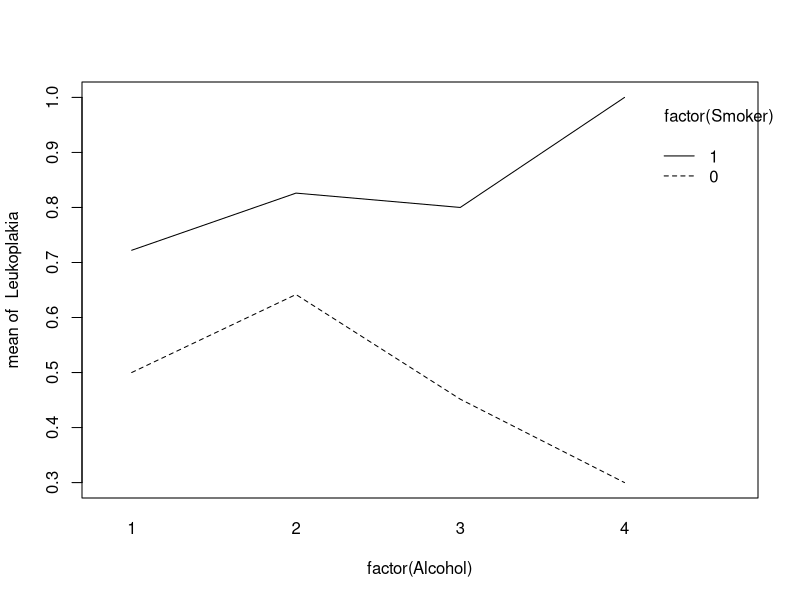
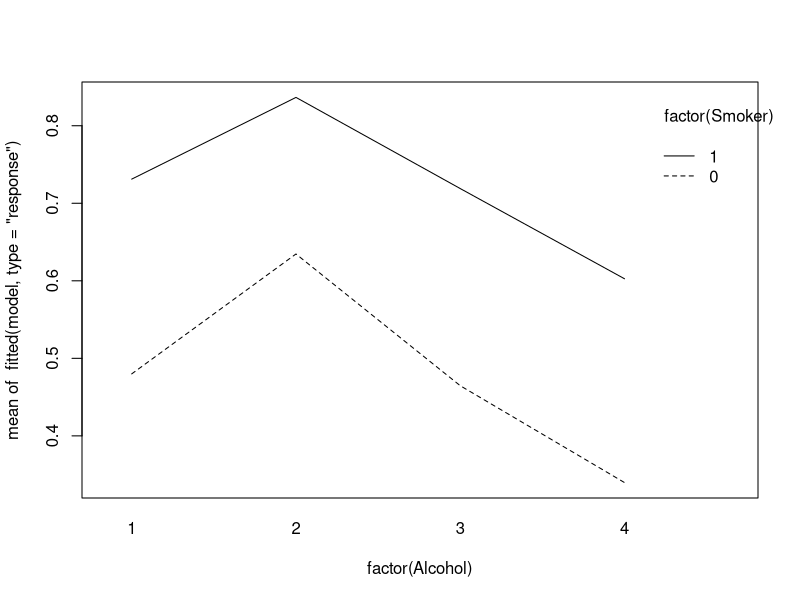
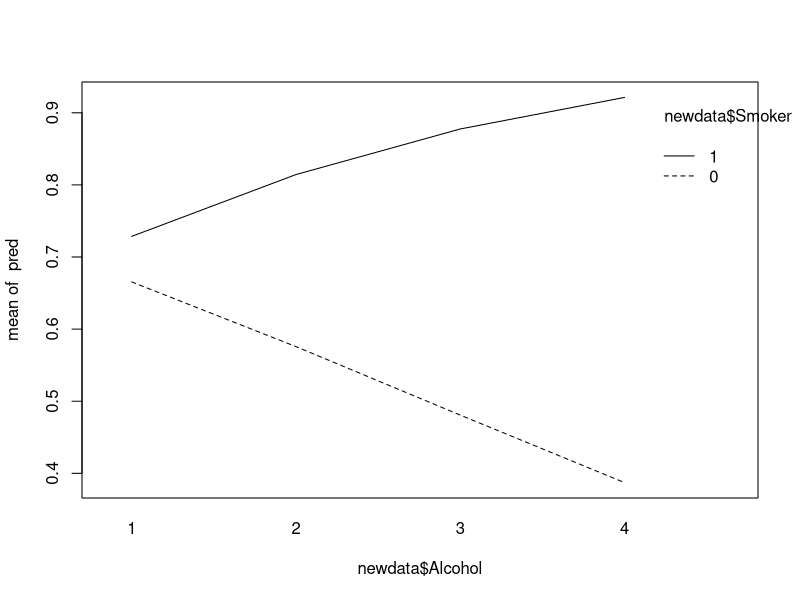
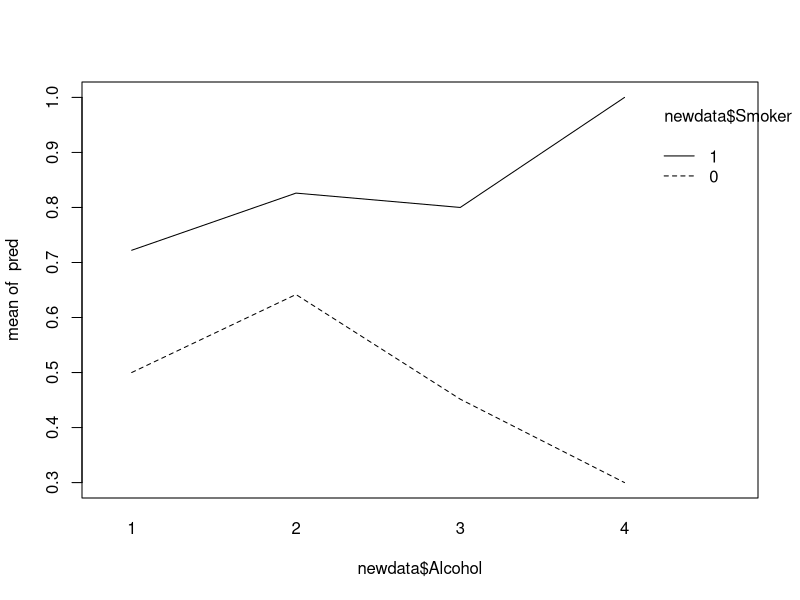
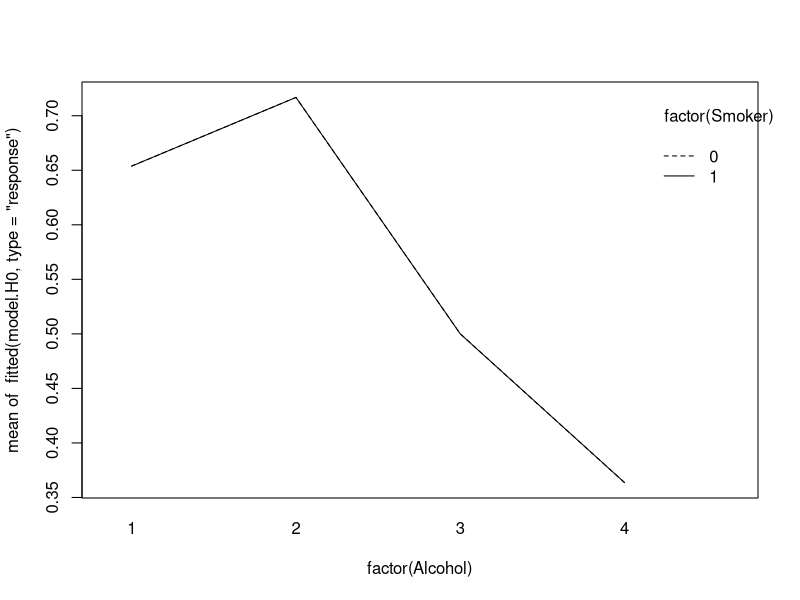
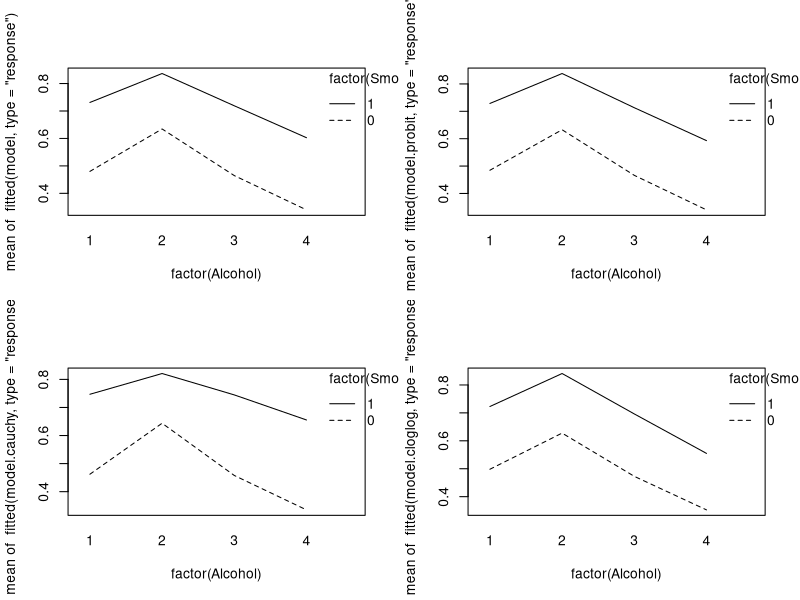
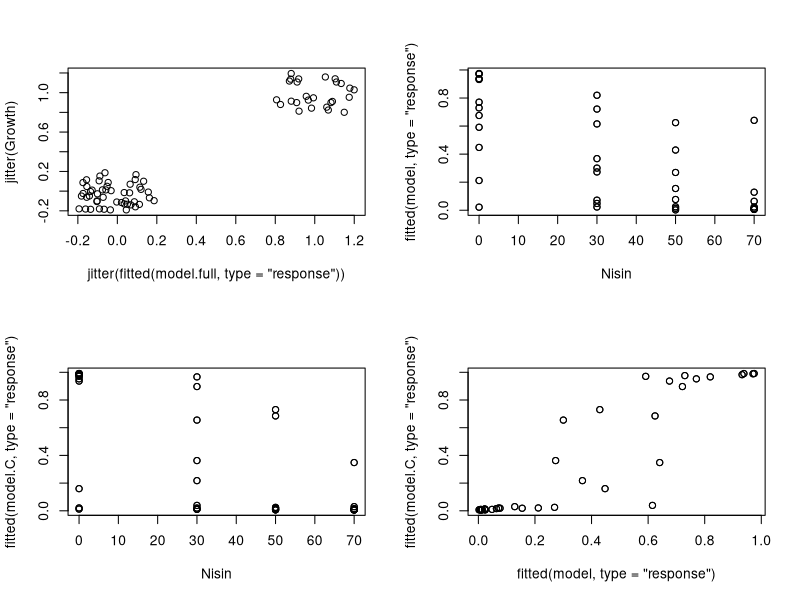
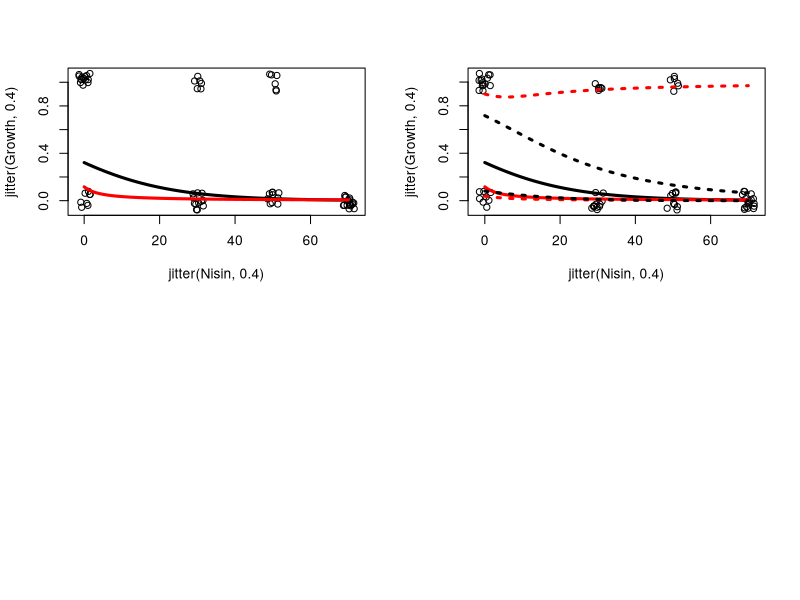

R code for these plots, in order:
### Statistical Modeling 1 
### Problem set 4
############################
### Question 1


data<-read.table("leukoplakia.txt", sep="\t", dec=".", header=TRUE)
attach(data)

## a)

interaction.plot(factor(Alcohol), factor(Smoker), Leukoplakia)
table(Alcohol, Smoker)

model<-glm(Leukoplakia~factor(Alcohol)+factor(Smoker), family=binomial(link="logit"), data=data)
summary(model)

interaction.plot(factor(Alcohol), factor(Smoker), fitted(model,type="response"))
data.frame(data, fitted(model,type="response"))
newdata<-data.frame(Alcohol=3, Smoker=1)
predict(model, newdata=newdata, type="response")

##  Some further considerations

model.ancova<-glm(Leukoplakia~Alcohol*factor(Smoker), family=binomial(link="logit"), data=data)
summary(model.ancova)
newdata<-expand.grid(Alcohol=1:4, Smoker=0:1)
pred<-predict(model.ancova, newdata=newdata, type="response")
interaction.plot(newdata$Alcohol,newdata$Smoker, pred)

model.interaction<-glm(Leukoplakia~factor(Alcohol)*factor(Smoker), family=binomial(link="logit"), data=data)
summary(model.interaction)
newdata<-expand.grid(Alcohol=1:4, Smoker=0:1)
pred<-predict(model.interaction, newdata=newdata, type="response")
interaction.plot(newdata$Alcohol,newdata$Smoker, pred)


## b)

model.H0<-glm(Leukoplakia~factor(Alcohol), family=binomial(link="logit"))
interaction.plot(factor(Alcohol), factor(Smoker), fitted(model.H0,type="response"))
anova(model.H0, model, test="Chi")
anova(model.H0, model, test="Chi")$Deviance[2]


## c)

newdata<-data.frame(Alcohol=c(3,4), Smoker=1)
pred<-predict(model, newdata=newdata, type="response")
psi<-(pred[2]/(1-pred[2]))/(pred[1]/(1-pred[1]))
psi

(pred[1]/(1-pred[1]))/(pred[2]/(1-pred[2]))
1/psi

## d)

model.H1quasi<-glm(Leukoplakia~factor(Alcohol)*factor(Smoker), family=quasibinomial(link="logit"))
summary(model.H1quasi)
model.H0quasi<-glm(Leukoplakia~factor(Alcohol)+factor(Smoker), family=quasibinomial(link="logit"))
summary(model.H0quasi)

anova(model.H0quasi, model.H1quasi, test="F")
anova(model.H0quasi, model.H1quasi, test="F")$F[2]

model.H1<-glm(Leukoplakia~factor(Alcohol)*factor(Smoker), family=binomial(link="logit"))
model.H0<-glm(Leukoplakia~factor(Alcohol)+factor(Smoker), family=binomial(link="logit"))
anova(model.H0, model.H1, test="Chi")

## e)

model<-glm(Leukoplakia~factor(Alcohol)+factor(Smoker), family=binomial(link="logit"), data=data)
summary(model)
model.probit<-glm(Leukoplakia~factor(Alcohol)+factor(Smoker), family=binomial(link="probit"), data=data)
summary(model.probit)
model.cauchy<-glm(Leukoplakia~factor(Alcohol)+factor(Smoker), family=binomial(link="cauchit"), data=data)
summary(model.cauchy)
model.cloglog<-glm(Leukoplakia~factor(Alcohol)+factor(Smoker), family=binomial(link="cloglog"), data=data)
summary(model.cloglog)

AIC(model)
AIC(model.probit)
AIC(model.cauchy)
AIC(model.cloglog)

par(mfrow=c(2,2))
interaction.plot(factor(Alcohol), factor(Smoker), fitted(model,type="response"))
interaction.plot(factor(Alcohol), factor(Smoker), fitted(model.probit,type="response") )
interaction.plot(factor(Alcohol), factor(Smoker), fitted(model.cauchy,type="response") )
interaction.plot(factor(Alcohol), factor(Smoker), fitted(model.cloglog,type="response") )

mean(residuals(model,type="response")^2)
mean(residuals(model.probit,type="response")^2)
mean(residuals(model.cauchy,type="response")^2)
mean(residuals(model.cloglog,type="response")^2)


############################
### Question 2


data<-read.table("applejuiceCRA7152.txt", sep="\t", dec=".", header=TRUE)
attach(data)

## a) and b)

model<-glm(Growth~pH+Nisin+Temperature+Brix, data=data, family=binomial(link="logit"))
summary(model)


model.full<-glm(Growth~pH*Nisin*Temperature*Brix, data=data, family=binomial(link="logit"))
summary(model.full)


training<-data[-c(7,34,56,78),]
new<-data[c(7,34,56,78),]
plot(jitter(fitted(model.full, type="response")),jitter(Growth))
model.full<-glm(Growth~pH*Nisin*Temperature*Brix, data=training, family=binomial(link="logit"))
summary(model.full)
predict(model.full, newdata=new, type="response")


step(model)
AIC(model)

model.12<-glm(Growth~pH*Nisin+Temperature+Brix, data=data, family=binomial(link="logit"))
summary(model.12)

model.P<-glm(Growth~pH+Nisin+Temperature+Brix, data=data, family=binomial(link="probit"))
summary(model.P)
model.C<-glm(Growth~pH+Nisin+Temperature+Brix, data=data, family=binomial(link="cauchit"))
summary(model.C)
model.cll<-glm(Growth~pH+Nisin+Temperature+Brix, data=data, family=binomial(link="cloglog"))
summary(model.cll)

plot(Nisin, fitted(model, type="response"))
plot(Nisin, fitted(model.C, type="response"))

plot(fitted(model, type="response"), fitted(model.C, type="response"))

mean(residuals(model,type="response")^2)
mean(residuals(model.P,type="response")^2)
mean(residuals(model.C,type="response")^2)
mean(residuals(model.cll,type="response")^2)


### solution for b)

newdata<-data.frame(pH=4.5,Nisin=20,Temperature=30,Brix=17)
predict(model, newdata=newdata, type="response")
predict(model.C, newdata=newdata, type="response")

newdata<-data.frame(pH=4.5,Nisin=0:70,Temperature=30,Brix=17)
pred.L<-predict(model, newdata=newdata, type="response")
pred.C<-predict(model.C, newdata=newdata, type="response")

plot(jitter(Nisin, 0.4), jitter(Growth,0.4))
lines(newdata$Nisin, pred.L, lwd=3)
lines(newdata$Nisin, pred.C, lwd=3, col="red")


## c)

newdata<-data.frame(pH=4.5,Nisin=20,Temperature=30,Brix=17)
eta<-predict(model, newdata=newdata, type="link", se.fit = TRUE) 
link.lowerbound<-eta$fit-qnorm(0.975)*eta$se.fit
link.upperbound<-eta$fit+qnorm(0.975)*eta$se.fit

# logit
lowerbound<-exp(link.lowerbound)/(1+exp(link.lowerbound))
upperbound<-exp(link.upperbound)/(1+exp(link.upperbound))
lowerbound
upperbound

plogis(link.lowerbound)
plogis(link.upperbound)


# probit

newdata<-data.frame(pH=4.5,Nisin=20,Temperature=30,Brix=17)
eta<-predict(model.P, newdata=newdata, type="link", se.fit = TRUE) 
link.lowerbound<-eta$fit-qnorm(0.975)*eta$se.fit
link.upperbound<-eta$fit+qnorm(0.975)*eta$se.fit

pnorm(link.lowerbound)
pnorm(link.upperbound)


# cauchy

newdata<-data.frame(pH=4.5,Nisin=20,Temperature=30,Brix=17)
eta<-predict(model.C, newdata=newdata, type="link", se.fit = TRUE) 
link.lowerbound<-eta$fit-qnorm(0.975)*eta$se.fit
link.upperbound<-eta$fit+qnorm(0.975)*eta$se.fit

pcauchy(link.lowerbound)
pcauchy(link.upperbound)



newdata<-data.frame(pH=4.5,Nisin=0:70,Temperature=30,Brix=17)
pred.L<-predict(model, newdata=newdata, type="response")
pred.C<-predict(model.C, newdata=newdata, type="response")

plot(jitter(Nisin, 0.4), jitter(Growth,0.4))
lines(newdata$Nisin, pred.L, lwd=3)
lines(newdata$Nisin, pred.C, lwd=3, col="red")

eta<-predict(model.C, newdata=newdata, type="link", se.fit = TRUE) 
link.lowerbound<-eta$fit-qnorm(0.975)*eta$se.fit
link.upperbound<-eta$fit+qnorm(0.975)*eta$se.fit

low<-pcauchy(link.lowerbound)
up<-pcauchy(link.upperbound)


eta<-predict(model, newdata=newdata, type="link", se.fit = TRUE) 
link.lowerbound<-eta$fit-qnorm(0.975)*eta$se.fit
link.upperbound<-eta$fit+qnorm(0.975)*eta$se.fit
low.L<-plogis(link.lowerbound)
up.L<-plogis(link.upperbound)

lines(newdata$Nisin, low, lwd=3, lty=3, col="red")
lines(newdata$Nisin, up, lwd=3, lty=3, col="red")

lines(newdata$Nisin, low.L, lwd=3, lty=3, col="black")
lines(newdata$Nisin, up.L, lwd=3, lty=3, col="black")


## d)

model<-glm(Growth~pH+Nisin+Temperature+Brix, data=data, family=binomial(link="logit"))
summary(model)
newdata<-data.frame(pH=4.5,Nisin=20,Temperature=30,Brix=17)

mu.f<-predict(model, newdata=newdata, type="response")
YS.pred<-100*mu.f

mu.hat<-predict(model, newdata=data, type="response")
n<-dim(data)[1]

e.b<-numeric()

for(b in 1:1000){
  
  yb<-numeric()
  for(i in 1:n){
    
    yb[i]<-sample(0:1,1,prob=c(1-mu.hat[i],mu.hat[i]))
    
  }
  
  model.b<-glm(yb~pH+Nisin+Temperature+Brix, family=binomial(link="logit"), data=data)
  newdata<-data.frame(pH=4.5,Nisin=20,Temperature=30,Brix=17)
  mu.fb<-predict(model.b, newdata=newdata, type="response")
  YS.predB<-100*mu.fb
  
  yf.b<-sample(0:1,100,prob=c(1-mu.f,mu.f), replace=TRUE)
  
  e.b[b]<-sum(yf.b)-YS.predB
  
}

var.error<-var(e.b)
var.error

z<-qnorm(c(0.1), lower.tail=FALSE)
lower.bound<-YS.pred-z*sqrt(var.error)
upper.bound<-YS.pred+z*sqrt(var.error)
lower.bound
upper.bound



